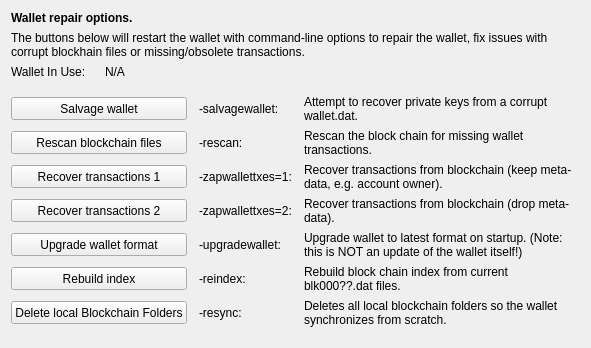
     <widget class="QWidget" name="tab_repair">
      <attribute name="title">
       <string>&amp;Wallet Repair</string>
      </attribute>
      <layout class="QGridLayout" name="gridLayout_4" columnstretch="0,0,0,0">
       <property name="horizontalSpacing">
        <number>12</number>
       </property>
       <item row="10" column="0" colspan="2">
        <widget class="QPushButton" name="btn_resync">
         <property name="minimumSize">
          <size>
           <width>100</width>
           <height>23</height>
          </size>
         </property>
         <property name="text">
          <string>Delete local Blockchain Folders</string>
         </property>
        </widget>
       </item>
       <item row="0" column="0" colspan="4">
        <widget class="QLabel" name="label_repair_header">
         <property name="font">
          <font>
           <weight>75</weight>
           <bold>true</bold>
          </font>
         </property>
         <property name="text">
          <string>Wallet repair options.</string>
         </property>
        </widget>
       </item>
       <item row="1" column="0" colspan="4">
        <widget class="QLabel" name="label_repair_helptext">
         <property name="font">
          <font>
           <weight>50</weight>
           <bold>false</bold>
          </font>
         </property>
         <property name="text">
          <string>The buttons below will restart the wallet with command-line options to repair the wallet, fix issues with corrupt blockhain files or missing/obsolete transactions.</string>
         </property>
         <property name="wordWrap">
          <bool>true</bool>
         </property>
        </widget>
       </item>
       <item row="2" column="0">
        <widget class="QLabel" name="wallet_path_label">
         <property name="text">
          <string>Wallet In Use:</string>
         </property>
        </widget>
       </item>
       <item row="2" column="1" colspan="3">
        <widget class="QLabel" name="wallet_path">
         <property name="cursor">
          <cursorShape>IBeamCursor</cursorShape>
         </property>
         <property name="text">
          <string>N/A</string>
         </property>
         <property name="textFormat">
          <enum>Qt::PlainText</enum>
         </property>
         <property name="textInteractionFlags">
          <set>Qt::LinksAccessibleByMouse|Qt::TextSelectableByKeyboard|Qt::TextSelectableByMouse</set>
         </property>
        </widget>
       </item>
       <item row="3" column="0">
        <spacer name="verticalSpacer_repair1">
         <property name="orientation">
          <enum>Qt::Vertical</enum>
         </property>
         <property name="sizeHint" stdset="0">
          <size>
           <width>10</width>
           <height>10</height>
          </size>
         </property>
        </spacer>
       </item>
       <item row="4" column="0" colspan="2">
        <widget class="QPushButton" name="btn_salvagewallet">
         <property name="minimumSize">
          <size>
           <width>100</width>
           <height>23</height>
          </size>
         </property>
         <property name="text">
          <string>Salvage wallet</string>
         </property>
        </widget>
       </item>
       <item row="4" column="2">
        <widget class="QLabel" name="label_repair_salvage_command">
         <property name="text">
          <string notr="true">-salvagewallet:</string>
         </property>
        </widget>
       </item>
       <item row="4" column="3">
        <widget class="QLabel" name="label_repair_salvage">
         <property name="text">
          <string>Attempt to recover private keys from a corrupt wallet.dat.</string>
         </property>
         <property name="wordWrap">
          <bool>true</bool>
         </property>
        </widget>
       </item>
       <item row="5" column="0" colspan="2">
        <widget class="QPushButton" name="btn_rescan">
         <property name="minimumSize">
          <size>
           <width>100</width>
           <height>23</height>
          </size>
         </property>
         <property name="text">
          <string>Rescan blockchain files</string>
         </property>
        </widget>
       </item>
       <item row="5" column="2">
        <widget class="QLabel" name="label_repair_rescan_command">
         <property name="text">
          <string notr="true">-rescan:</string>
         </property>
        </widget>
       </item>
       <item row="5" column="3">
        <widget class="QLabel" name="label_repair_rescan">
         <property name="text">
          <string>Rescan the block chain for missing wallet transactions.</string>
         </property>
         <property name="wordWrap">
          <bool>true</bool>
         </property>
        </widget>
       </item>
       <item row="6" column="0" colspan="2">
        <widget class="QPushButton" name="btn_zapwallettxes1">
         <property name="minimumSize">
          <size>
           <width>100</width>
           <height>23</height>
          </size>
         </property>
         <property name="text">
          <string>Recover transactions 1</string>
         </property>
        </widget>
       </item>
       <item row="6" column="2">
        <widget class="QLabel" name="label_repair_zap1_command">
         <property name="text">
          <string notr="true">-zapwallettxes=1:</string>
         </property>
        </widget>
       </item>
       <item row="6" column="3">
        <widget class="QLabel" name="label_repair_zap1">
         <property name="text">
          <string>Recover transactions from blockchain (keep meta-data, e.g. account owner).</string>
         </property>
         <property name="wordWrap">
          <bool>true</bool>
         </property>
        </widget>
       </item>
       <item row="7" column="0" colspan="2">
        <widget class="QPushButton" name="btn_zapwallettxes2">
         <property name="minimumSize">
          <size>
           <width>100</width>
           <height>23</height>
          </size>
         </property>
         <property name="text">
          <string>Recover transactions 2</string>
         </property>
        </widget>
       </item>
       <item row="7" column="2">
        <widget class="QLabel" name="label_repair_zap2_command">
         <property name="text">
          <string notr="true">-zapwallettxes=2:</string>
         </property>
        </widget>
       </item>
       <item row="7" column="3">
        <widget class="QLabel" name="label_repair_zap2">
         <property name="text">
          <string>Recover transactions from blockchain (drop meta-data).</string>
         </property>
         <property name="wordWrap">
          <bool>true</bool>
         </property>
        </widget>
       </item>
       <item row="8" column="0" colspan="2">
        <widget class="QPushButton" name="btn_upgradewallet">
         <property name="minimumSize">
          <size>
           <width>100</width>
           <height>23</height>
          </size>
         </property>
         <property name="text">
          <string>Upgrade wallet format</string>
         </property>
        </widget>
       </item>
       <item row="8" column="2">
        <widget class="QLabel" name="label_repair_upgrade_command">
         <property name="text">
          <string notr="true">-upgradewallet:</string>
         </property>
        </widget>
       </item>
       <item row="8" column="3">
        <widget class="QLabel" name="label_repair_upgrade">
         <property name="text">
          <string>Upgrade wallet to latest format on startup. (Note: this is NOT an update of the wallet itself!)</string>
         </property>
         <property name="wordWrap">
          <bool>true</bool>
         </property>
        </widget>
       </item>
       <item row="9" column="0" colspan="2">
        <widget class="QPushButton" name="btn_reindex">
         <property name="minimumSize">
          <size>
           <width>100</width>
           <height>23</height>
          </size>
         </property>
         <property name="text">
          <string>Rebuild index</string>
         </property>
        </widget>
       </item>
       <item row="9" column="2">
        <widget class="QLabel" name="label_repair_reindex_command">
         <property name="text">
          <string notr="true">-reindex:</string>
         </property>
        </widget>
       </item>
       <item row="9" column="3">
        <widget class="QLabel" name="label_repair_reindex">
         <property name="text">
          <string>Rebuild block chain index from current blk000??.dat files.</string>
         </property>
         <property name="wordWrap">
          <bool>true</bool>
         </property>
        </widget>
       </item>
       <item row="11" column="0">
        <spacer name="verticalSpacer_repair2">
         <property name="orientation">
          <enum>Qt::Vertical</enum>
         </property>
         <property name="sizeHint" stdset="0">
          <size>
           <width>20</width>
           <height>10</height>
          </size>
         </property>
        </spacer>
       </item>
       <item row="10" column="2">
        <widget class="QLabel" name="label_repair_resync_command">
         <property name="text">
          <string>-resync:</string>
         </property>
        </widget>
       </item>
       <item row="10" column="3">
        <widget class="QLabel" name="label_repair_resync">
         <property name="text">
          <string>Deletes all local blockchain folders so the wallet synchronizes from scratch.</string>
         </property>
         <property name="wordWrap">
          <bool>true</bool>
         </property>
        </widget>
       </item>
      </layout>
     </widget>
